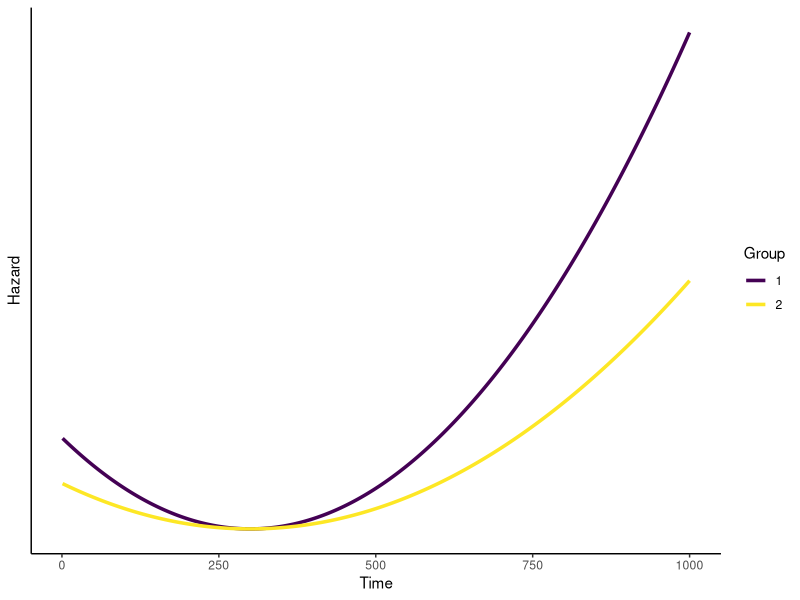
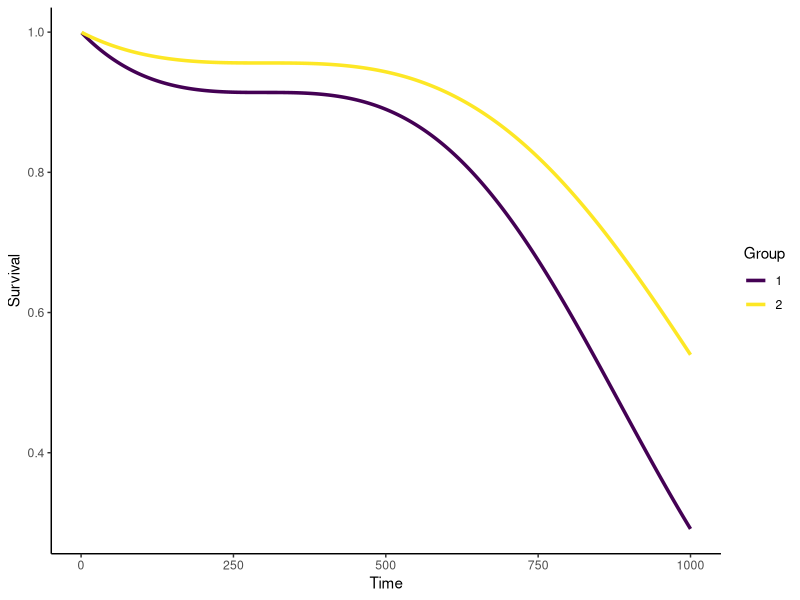
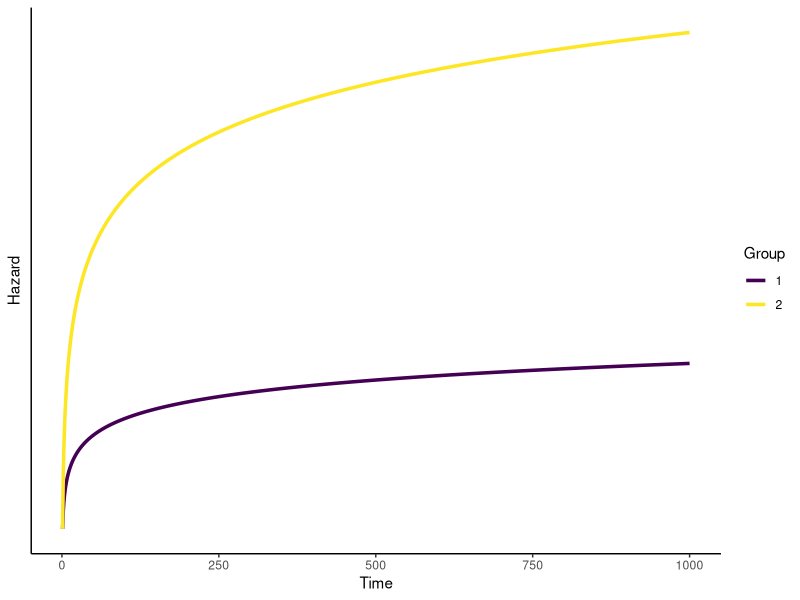
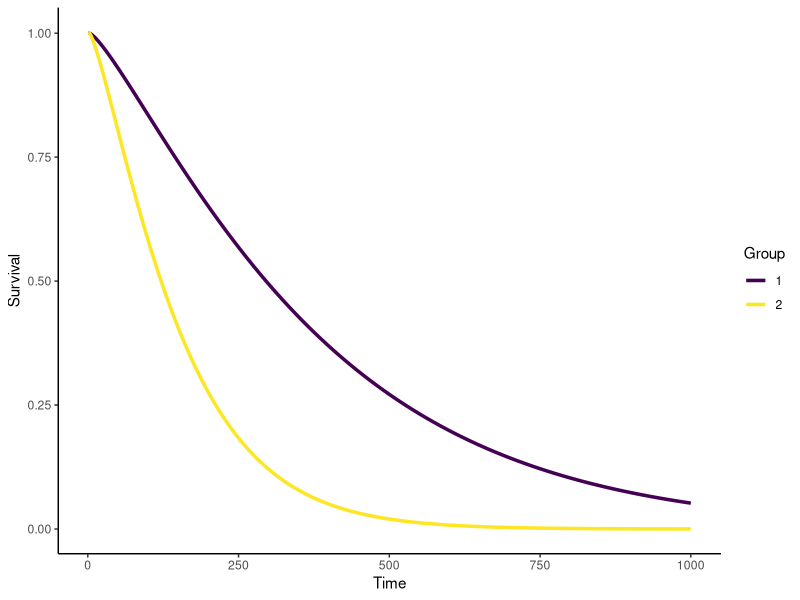
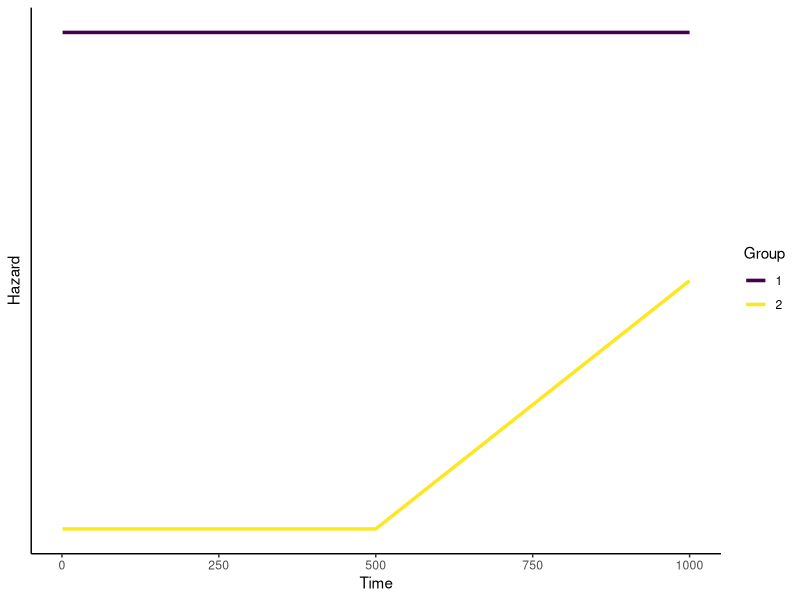
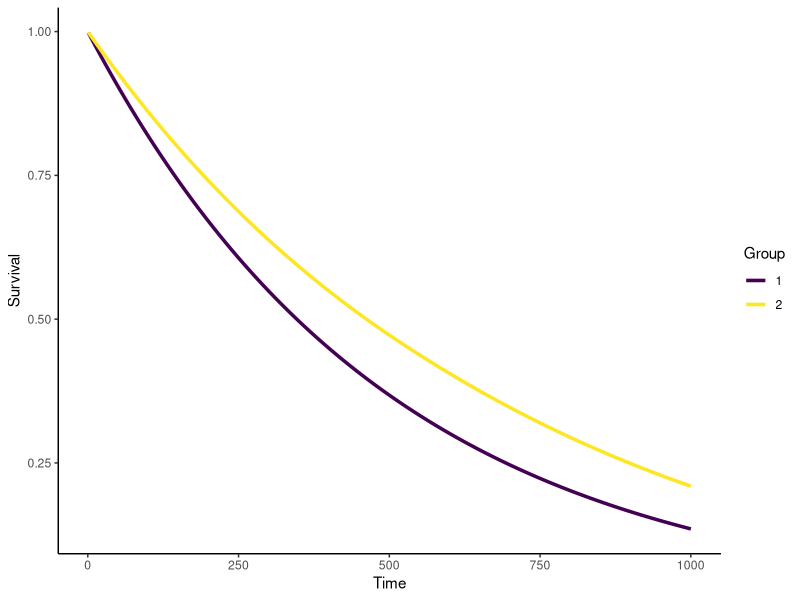
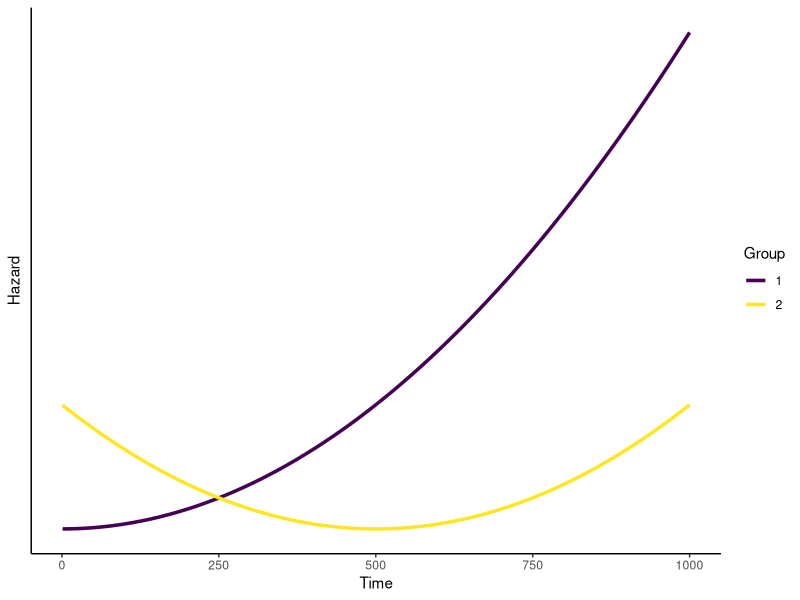
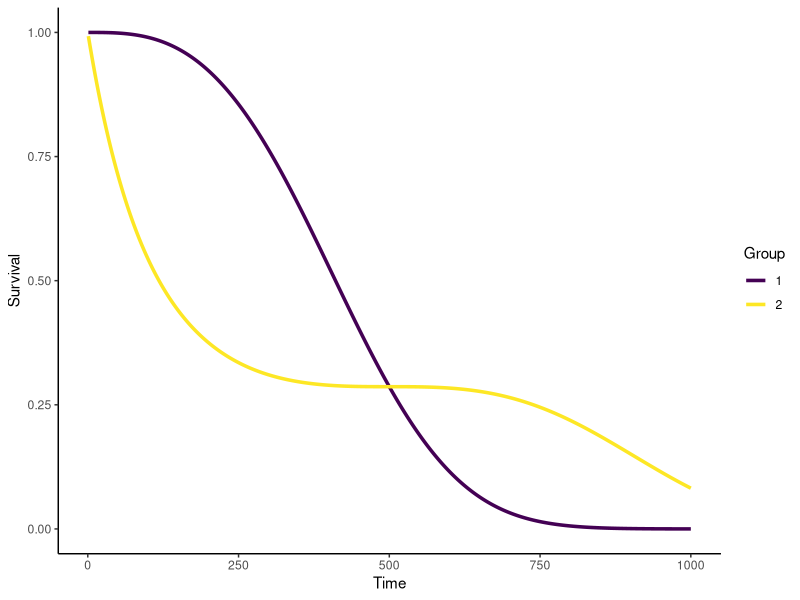

Write the R code that produced these figures, in order.
library(ggplot2)
library(viridis)


x <- 1:1000

h_1 <- 0.1*(x-300)^2

h_2 <- 0.5*h_1

ggplot(data.frame(Time = c(x,x),Hazard = c(h_1,h_2),
                  Group = c(rep("1",1000),rep("2",1000))),
       aes(x = Time, y = Hazard, col = Group)) + 
  geom_line(size = 1.2) + theme_classic() +
  theme(axis.text.y=element_blank(),
        axis.ticks.y=element_blank()) + scale_color_viridis_d()


f_1 <- function(x){ 0.00000001*(x-300)^2}
f_2 <- function(x){ 0.00000001*0.5*(x-300)^2}

H_1 <- sapply(x, function(y) integrate(f_1,0,y)$value)
H_2 <- sapply(x, function(y) integrate(f_2,0,y)$value)

S_1 <- exp(-H_1)
S_2 <- exp(-H_2)

ggplot(data.frame(Time = c(x,x),Survival = c(S_1,S_2),
                  Group = c(rep("1",1000),rep("2",1000))),
       aes(x = Time, y = Survival, col = Group)) + 
  geom_line(size = 1.2) + theme_classic() +
  scale_color_viridis_d()


# ------ Prop Example 2

x <- 1:1000

h_1 <- log(x)

h_2 <- 3*h_1

ggplot(data.frame(Time = c(x,x),Hazard = c(h_1,h_2),
                  Group = c(rep("1",1000),rep("2",1000))),
       aes(x = Time, y = Hazard, col = Group)) + 
  geom_line(size = 1.2) + theme_classic() +
  theme(axis.text.y=element_blank(),
        axis.ticks.y=element_blank()) + scale_color_viridis_d()


f_1 <- function(x){ 0.0005*log(x)}
f_2 <- function(x){ 0.0005*3*log(x)}

H_1 <- sapply(x, function(y) integrate(f_1,0,y)$value)
H_2 <- sapply(x, function(y) integrate(f_2,0,y)$value)

S_1 <- exp(-H_1)
S_2 <- exp(-H_2)

ggplot(data.frame(Time = c(x,x),Survival = c(S_1,S_2),
                  Group = c(rep("1",1000),rep("2",1000))),
       aes(x = Time, y = Survival, col = Group)) + 
  geom_line(size = 1.2) + theme_classic() +
  scale_color_viridis_d()

# non prop example 1 -------

x <- 1:1000

h_1 <- rep(4,1000)

h_2 <- 3 + 1*(x > 500)*0.001*(x-500)

ggplot(data.frame(Time = c(x,x),Hazard = c(h_1,h_2),
                  Group = c(rep("1",1000),rep("2",1000))),
       aes(x = Time, y = Hazard, col = Group)) + 
  geom_line(size = 1.2) + theme_classic() +
  theme(axis.text.y=element_blank(),
        axis.ticks.y=element_blank()) + scale_color_viridis_d()


f_1 <- function(x){0.0005*(x> 0)*4}
f_2 <- function(x){0.0005*( 3 + 1*(x > 500)*0.001*(x-500))}

H_1 <- sapply(x, function(y) integrate(f_1,0,y)$value)
H_2 <- sapply(x, function(y) integrate(f_2,0,y)$value)

S_1 <- exp(-H_1)
S_2 <- exp(-H_2)

ggplot(data.frame(Time = c(x,x),Survival = c(S_1,S_2),
                  Group = c(rep("1",1000),rep("2",1000))),
       aes(x = Time, y = Survival, col = Group)) + 
  geom_line(size = 1.2) + theme_classic() +
  scale_color_viridis_d()

# non prop example 2 -------

x <- 1:1000

h_1 <- x^2

h_2 <- (x-500)^2

ggplot(data.frame(Time = c(x,x),Hazard = c(h_1,h_2),
                  Group = c(rep("1",1000),rep("2",1000))),
       aes(x = Time, y = Hazard, col = Group)) + 
  geom_line(size = 1.2) + theme_classic() +
  theme(axis.text.y=element_blank(),
        axis.ticks.y=element_blank()) + scale_color_viridis_d()


f_1 <- function(x){ 0.00000003*x^2}
f_2 <- function(x){ 0.00000003*(x-500)^2}

H_1 <- sapply(x, function(y) integrate(f_1,0,y)$value)
H_2 <- sapply(x, function(y) integrate(f_2,0,y)$value)

S_1 <- exp(-H_1)
S_2 <- exp(-H_2)

ggplot(data.frame(Time = c(x,x),Survival = c(S_1,S_2),
                  Group = c(rep("1",1000),rep("2",1000))),
       aes(x = Time, y = Survival, col = Group)) + 
  geom_line(size = 1.2) + theme_classic() +
  scale_color_viridis_d()

